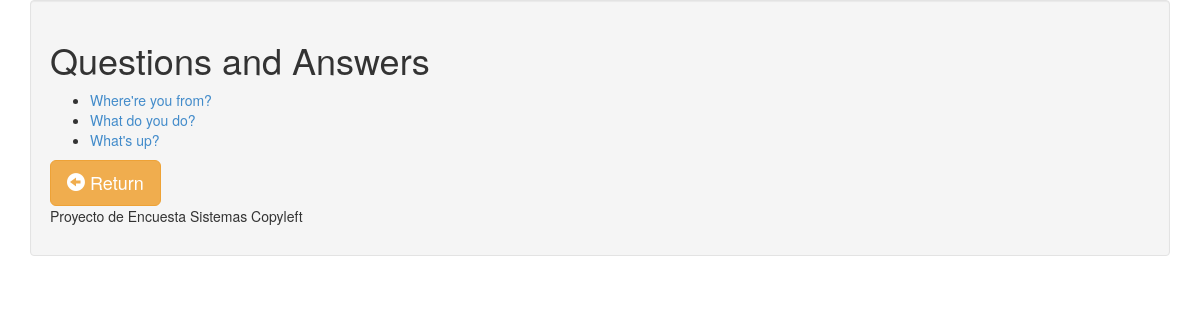
/polls/, run on an earlier commit of the app's database.
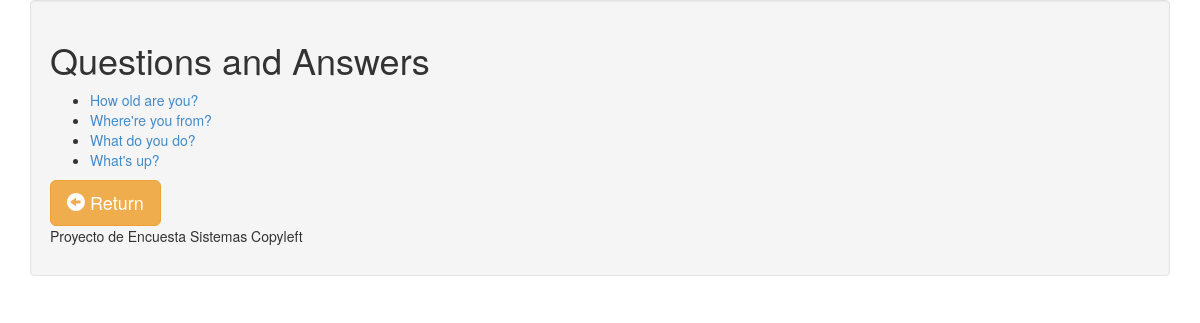
And on a later commit of the database.
### polls/models.py (models this page shows, shortened)
class Poll(models.Model):
    question = models.CharField(max_length=200)
    pub_date = models.DateTimeField('date published')
    def was_published_recently(self):
        return self.pub_date >= timezone.now() - datetime.timedelta(days=1)
    was_published_recently.admin_order_field = 'pub_date'
    was_published_recently.boolean = True
    was_published_recently.short_description = 'Published recently?'

### polls/views.py (the view)
class IndexView(generic.ListView):
    template_name = 'polls/index.html'
    context_object_name = 'latest_poll_list'
    def get_queryset(self):
        return Poll.objects.order_by('-pub_date')[:5]

### templates/polls/index.html (shortened to what this page needs)
{% extends "base.html" %}
{% block encabezado %}Questions and Answers{% endblock %}
{% block contenido %}
{% if latest_poll_list %}
<div id="contenedor">
<ul>
    {% for poll in latest_poll_list %}
    <li><a href="/polls/{{ poll.id }}/">{{ poll.question }}</a></li>
    {% endfor %}
</ul>
{% else %}
<p>No polls are available.</p>
{% endif %}
<a href="/" class= "btn btn-warning btn-lg"><span class="glyphicon  glyphicon-circle-arrow-left"></span> Return</a>
{% endblock %}

What changed in the data, as far as the page shows it:
added Poll: question "How old are you?"
